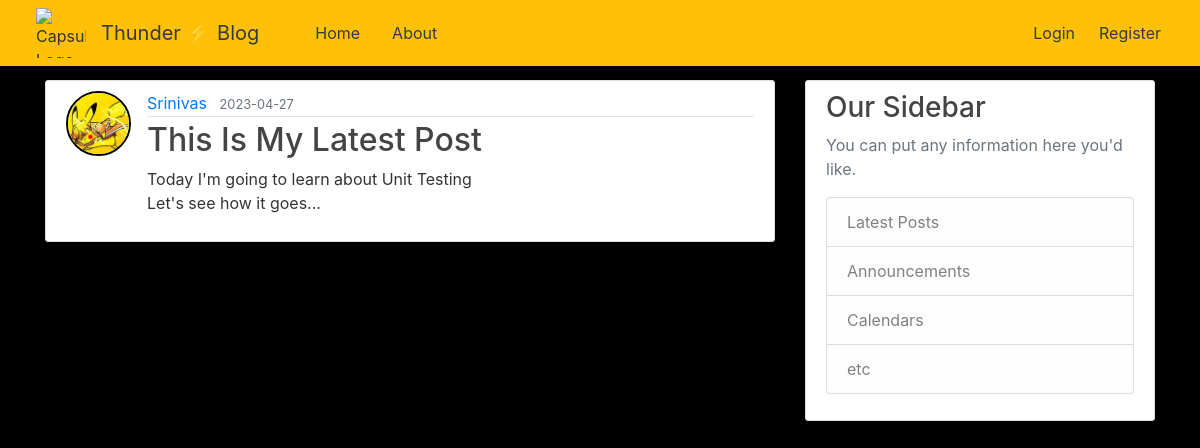
Screenshot of /post/21 with the database file from the repository.
### flaskblog/models.py (models this page shows, shortened)
class User(db.Model, UserMixin):
    id = db.Column(db.Integer, primary_key=True)
    username = db.Column(db.String(20), unique=True, nullable=False)
    email = db.Column(db.String(120), unique=True, nullable=False)
    image_file = db.Column(db.String(20), nullable=False, default='default.jpg')
    password = db.Column(db.String(60), nullable=False)
    posts = db.relationship('Post', backref='author', lazy=True)

class Post(db.Model):
    id = db.Column(db.Integer, primary_key=True)
    title = db.Column(db.String(100), nullable=False)
    date_posted = db.Column(db.DateTime, nullable=False, default=datetime.utcnow)
    content = db.Column(db.Text, nullable=False)
    user_id = db.Column(db.Integer, db.ForeignKey('user.id'), nullable=False)

### flaskblog/posts/routes.py (the view)
@posts.route("/post/<int:post_id>")
def post(post_id):
    post = Post.query.get_or_404(post_id)
    return render_template("post.html", title=post.title, post=post)

### flaskblog/templates/post.html (shortened to what this page needs)
{% extends "layout.html" %}
{% block content %}
  <article class="media content-section">
    <img class="rounded-circle article-img" style="border: 2px solid black;" src="{{ url_for('static', filename='profile_pics/' + post.author.image_file) }}">
    <div class="media-body">
      <div class="article-metadata">
        <a class="mr-2" href="{{ url_for('users.user_posts', username=post.author.username) }}">{{ post.author.username }}</a>
        <small class="text-muted">{{ post.date_posted.strftime('%Y-%m-%d') }}</small>
      </div>
      <h2 class="article-title">{{ post.title }}</h2>
      <p class="article-content">{{ post.content }}</p>
    </div>
  </article>
{% endblock content %}

### flaskblog/static/main.css (style rules this page uses)
body { background: #fafafa; color: #333333; margin-top: 5rem; }
h1, h2, h3, h4, h5, h6 { color: #444444; }
.content-section { background: #ffffff; padding: 10px 20px; border: 1px solid #dddddd; border-radius: 3px; margin-bottom: 20px; }
.article-title { color: #444444; }
.article-content { white-space: pre-line; }
.article-img { height: 65px; width: 65px; margin-right: 16px; }
.article-metadata { padding-bottom: 1px; margin-bottom: 4px; border-bottom: 1px solid #e3e3e3 }
body { scrollbar-width: thin; scrollbar-color: #c1c1c1 #f1f1f1; }

### flaskblog/templates/layout.html (style rules this page uses)
body { background-color: black; }
body { background-image: url('https://lh3.googleusercontent.com/_-m3Du9hfX4mVjtSQit18Rh_JHc-wxsptvm3HW0IqmdvqvnK1p5qlrDXGDezDje0_8oMsKbp-4Age3tw-EyI8SqDE9DPM0-9yPvvxI0TC_Pl4qVmmzfuCm2oehQG6cuSeFQrKRyTTqi9qc-sFdKb3b6vSxgqX8EgpLALrrCmnX-qazpePoEd9nr7QfmHnwJNPl3tWzk3Wga-UNAJa78OrTPQVlPAqMdLNMGVUD39rYkYh67x9RTHD-mp-lCk1HvjauQqc_0AMaIx-t7DuqA5Y6Tl0uKEtwny3qrlba7hDTa0MlRyuUsioBnpAAJJV8z-7XEb5JNmE09OA989gtP8t9250VWAHxoHdkB1EXuFQLn_7c6B3YvK4EoZ78lbxHgPHu115QDmscg70yjw-8bBNwOEZtgAcsyr1sUTdVNJI_1Aa_pMt0raqrzu-rStcHwlKCieGt8P8No3r8zpyXCUG2peEVHr8Y5NAAGMSxTe0VMxDYXSohd05a-Ms3qQbDuFpp0lXWPOjL6JUdvbyGETEXmxwvliIdR1elg28OvtEo5ep4-AZK_nmvjCOiISEON9uQvIlKNIpokOBGEo4lCGergGN2MtTCyDrz7YY9hytSprn5Q428fSnFk98grofHXeEupn-K4ezwZJohaqv_mXzKr4S39huFd3MqjQYuvxBPsw4ta8aAeEmRQ2--Vo3UcOrPpYtjWihK6TlcnEW1xMu1IweOdxBSpFDF8-CKAyKAGPd2mNvuvCy2tOY9cO52sGRq1wXhbyyGbEoDWcYxDQB50x_HwRC7VS8Si8PWXxCCialRhiMjj6_9S2ZC36pY9JDKH7Wjic-T9T2st0AimFPwEgfCgtcyGabkiJ63ofZyFrQwBYRH4YE5QEHxE3qA4uHtoFITxKsr5JEY4fQL6eQ2wdafHI32pJeAM2=w1689-h950-s-no?authuser=0'); background-repeat: no-repeat; background-attachment: fixed; background-size: cover; }
body { scrollbar-width: thin; scrollbar-color: #1DA1F2 #F5F8FA; }

### rows the page displays
User: image_file (picture), author.username "Srinivas"
Post: date_posted "2023-04-27", title "This Is My Latest Post", content "Today I'm going to learn about Unit Testing Let's see how it goes..."
